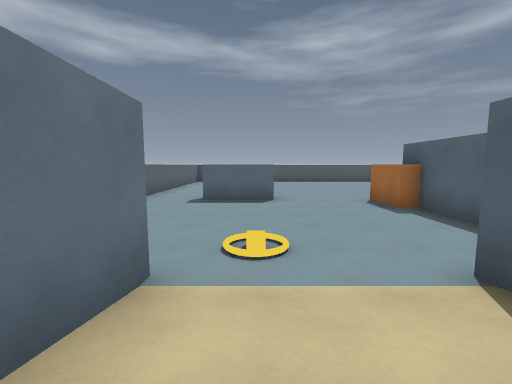
view 1 (above)

24 first-person views from a walk through a 3-D level made in the Godot game engine. The camera is 1.3 m above the floor, tilts 6° down and sees 90° across. The floor is counted in squares, 2 m on a side. Each view is taken from the middle of a square. On the plan, view 1 faces up. The plan holds only what a view shows up to about 9 squares ahead; the rest is blank.

view 2
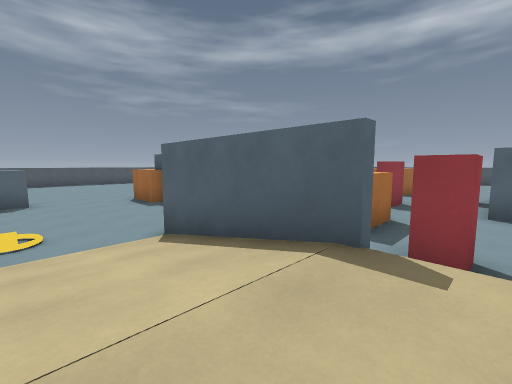

view 3
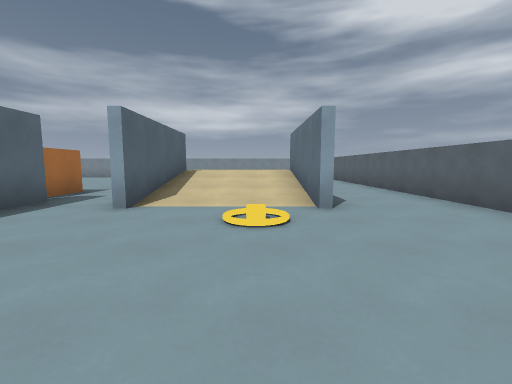

view 4
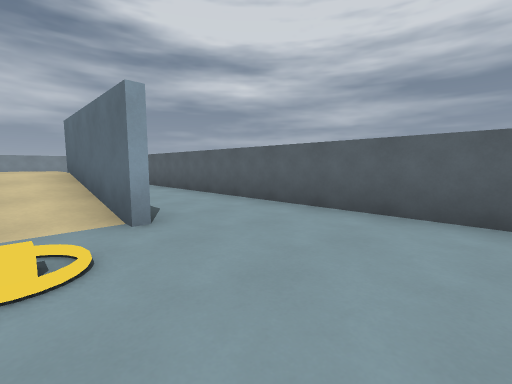

view 5
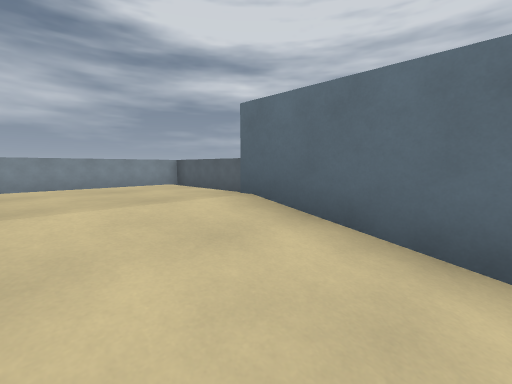

view 6
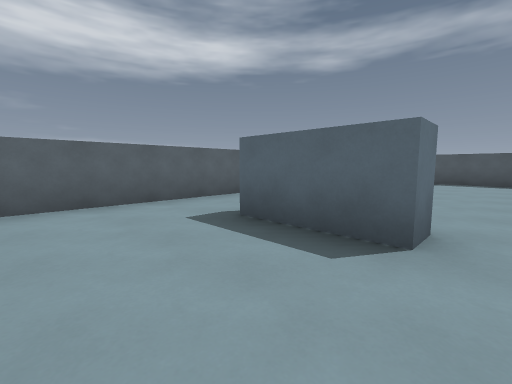

view 7
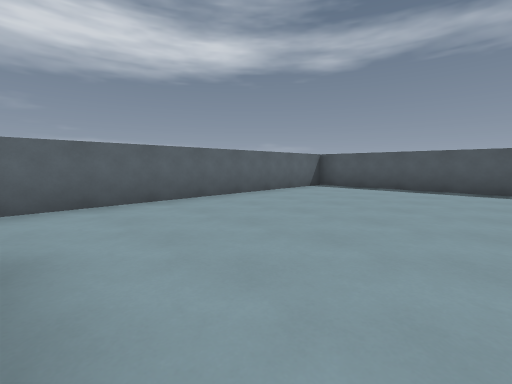

view 8
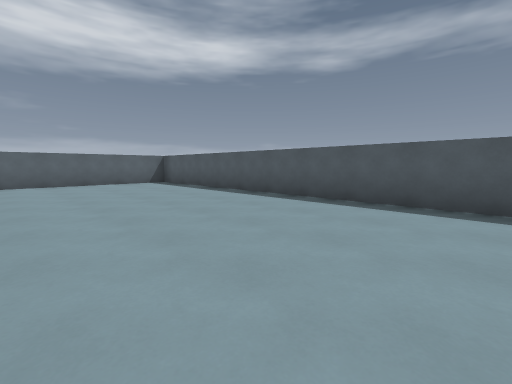

view 9
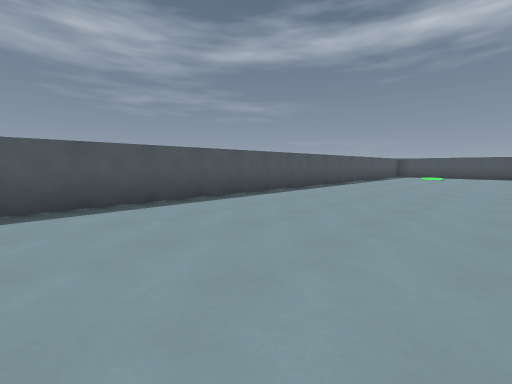

view 10
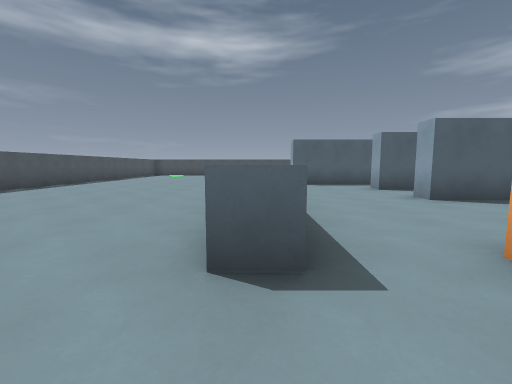

view 11
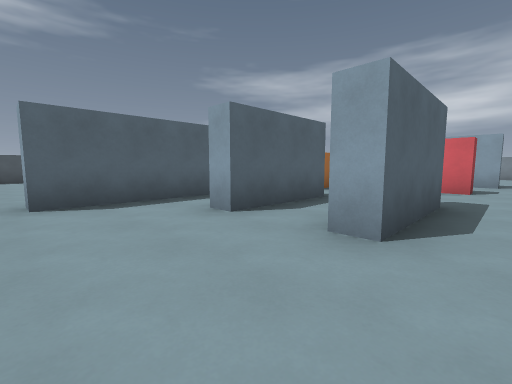

view 12
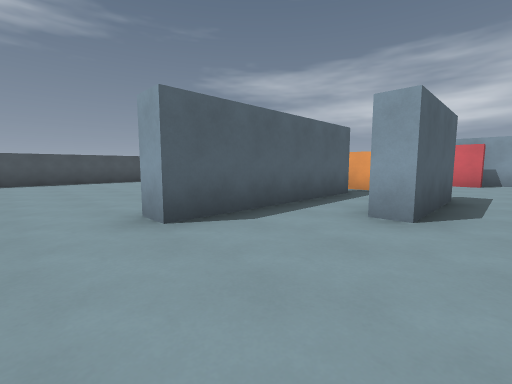

view 13
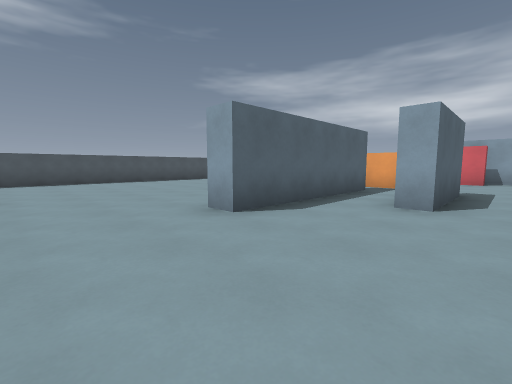

view 14
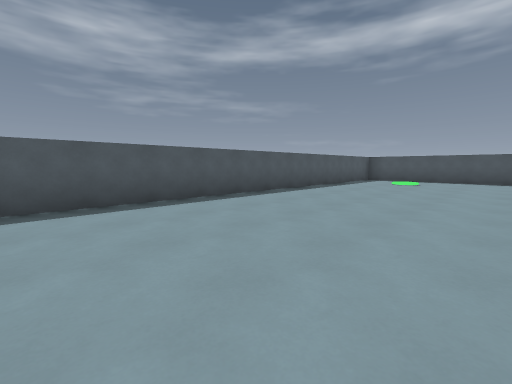

view 15
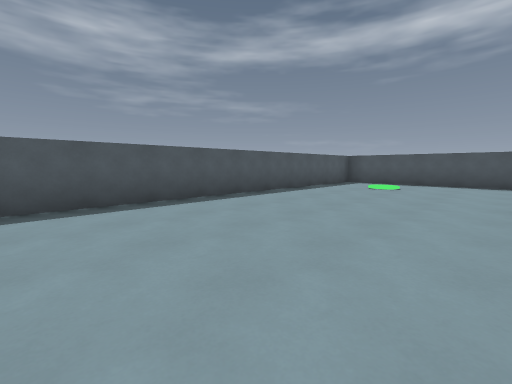

view 16
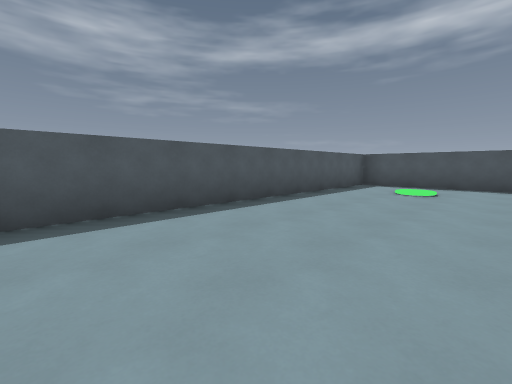

view 17
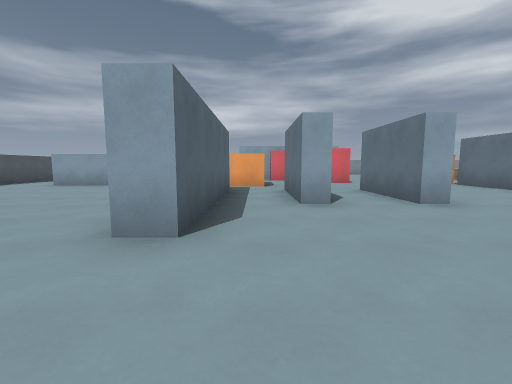

view 18
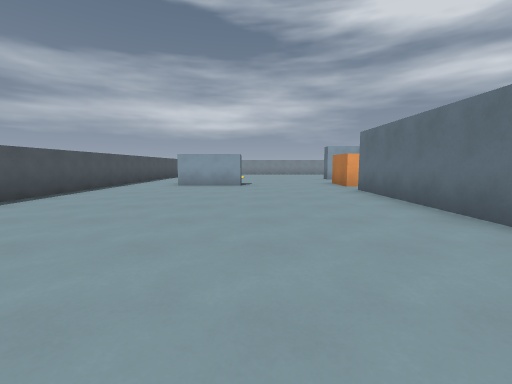

view 19
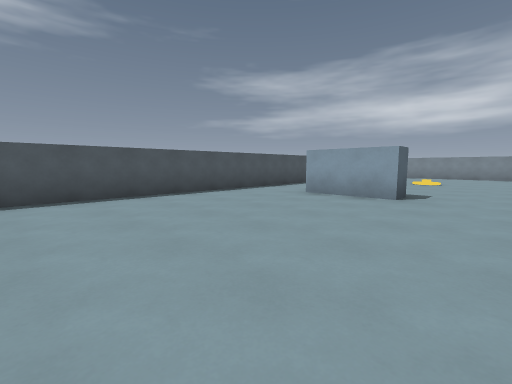

view 20
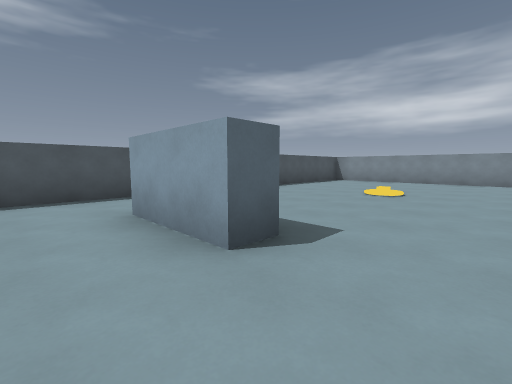

view 21
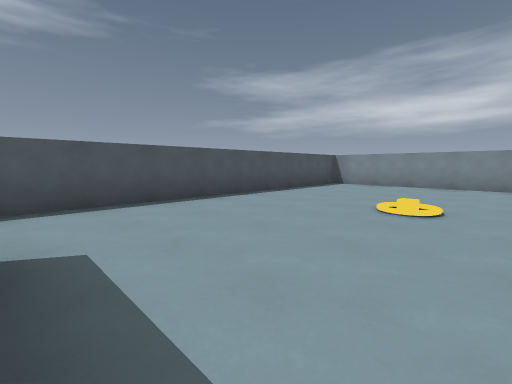

view 22
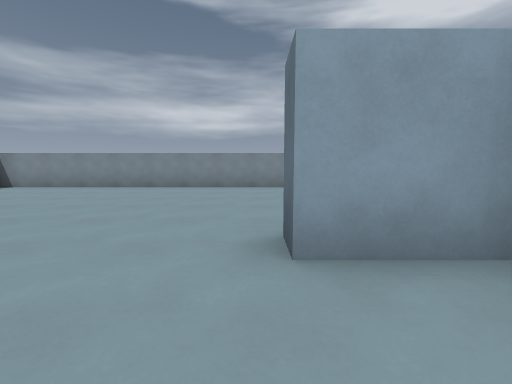

view 23
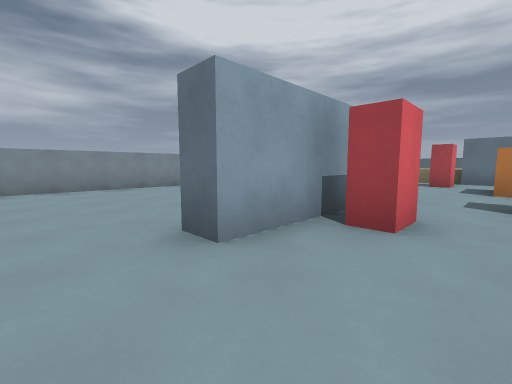

view 24
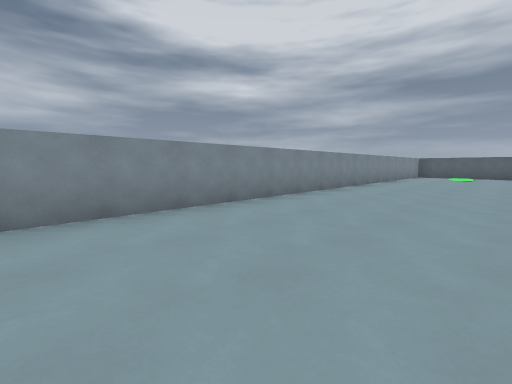

### Floor plan
Points are (right, up) in squares from view 1. A wall is a line through its corners. A room is listed if a view was taken in it or the views show most of it. See-through windows are left out.
Room 1 (views 1, 2, 5, 21, 22, 23, 24)
walls: (7.3, -2.2) (7.3, -1.7); (10.5, -1.7) (11.7, -1.7) (11.7, -2.4); (5.8, -0.3) (4.6, -0.3); (4.2, -0.2) (4.2, 0.9); (3.7, 1.5) (3.7, 2.4); (2, -1.2) (2, 2.2); (2.1, -0.2) (2.1, -1.2); (12.3, 2.2) (12.3, 1); (2.6, -7.5) (19.5, -7.5) (19.5, 1.5); (15.5, 1.1) (15.5, 1.8); (-1, 2.2) (-1, -1.2); (-3.5, 3.5) (-3.5, -7.5) (1.1, -7.5)
ways out: opening at (-0.2, 2.2) to room 2; opening at (6.5, -1.5) to room 2; opening at (11, -0.5) to room 2; opening at (14, 1.3) to room 2; opening at (18.5, 1) to room 2; gap at (-1, -1)
objects: block (4, -2)
Room 2 (views 3, 4, 6, 7, 8, 9, 10, 11, 12, 13, 14, 15, 16, 17, 18, 19, 20)
walls: (4.5, 8.6) (4.5, 9.4); (12.3, 7.4) (12.3, 3.2); (7.7, 3.1) (7.7, 5.7) (8.2, 5.7) (8.2, 3.2); (9.7, 3.1) (9.7, 5.7) (10.2, 5.7) (10.2, 3.2); (3.7, 4.1) (3.7, 5.7) (3.3, 5.7) (3.3, 7.2); (4.3, 3.4) (4.3, 1.5); (11.7, 3.1) (11.7, 7.7) (12.4, 7.7); (10.6, 2.2) (12.3, 2.2); (0.5, 7.9) (0.5, 7.2) (-1.5, 7.2); (15.5, 1.8) (17.5, 1.8); (7.3, -1.7) (10.5, -1.7); (19.5, 1.5) (19.5, 15.5) (-3.5, 15.5) (-3.5, 3.5)
ways out: opening at (-0.2, 2.2) to room 1; opening at (6.5, -1.5) to room 1; opening at (11, -0.5) to room 1; opening at (14, 1.3) to room 1; opening at (18.5, 1) to room 1
objects: block (8, 0); block (10, -1)

Where each view was taken, in squares from view 1:
view 1: 0 up, 0 right, facing up
view 2: 2 down, 0 right, facing up-right
view 3: 6 up, 0 right, facing down
view 4: 5 up, 0 right, facing down-left
view 5: 1 up, 1 right, facing down-left
view 6: 5 up, 1 right, facing up-left
view 7: 8 up, 1 right, facing up-left
view 8: 11 up, 6 right, facing up-left
view 9: 11 up, 4 right, facing up-right
view 10: 9 up, 3 right, facing right
view 11: 8 up, 7 right, facing down-right
view 12: 9 up, 9 right, facing down-right
view 13: 10 up, 9 right, facing down-right
view 14: 11 up, 8 right, facing up-right
view 15: 11 up, 10 right, facing up-right
view 16: 12 up, 11 right, facing up-right
view 17: 10 up, 11 right, facing down
view 18: 10 up, 15 right, facing down
view 19: 7 up, 14 right, facing down-right
view 20: 3 up, 14 right, facing down-right
view 21: 1 up, 15 right, facing down-right
view 22: 0 up, 12 right, facing down
view 23: 0 up, 13 right, facing down-left
view 24: 4 down, 12 right, facing down-left
